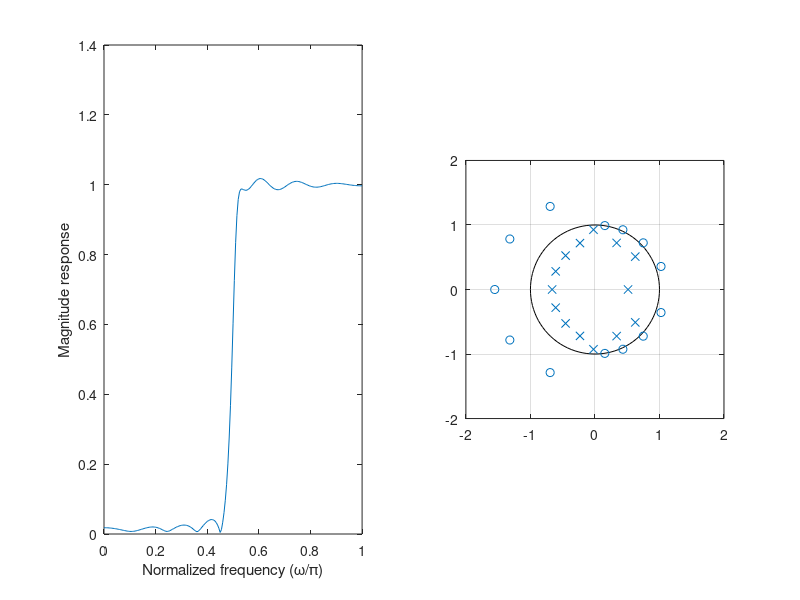

Recreate this plot in MATLAB.
%
% Design of IIR Digital Filter
%
clear all;
clc;
%
n=14; % 分母個數
m=14; % 分子個數
ws=0.475*pi; % 高通濾波
wp=0.525*pi; %
delta=0.00001;
epsilon=0.00001;
tau=12;
pointw=10000; % 取樣數
M=100;
%
%
deltaw=pi/pointw;
deltaM=pi/M;
nm=n+m+1; % 係數個數
x=zeros(nm,1);
j=0+i;
%
%
pointpass=0;
pointstop=0;
PASS=zeros(0,1);
STOP=zeros(0,1);
for iw=0:pointw
    w=iw*deltaw;
    if w>=wp
        pointpass=pointpass+1;
        PASS(pointpass)=w;
    elseif w<=ws
        pointstop=pointstop+1;
        STOP(pointstop)=w;
    end
end
Whp=ones(pointpass,1);
Whs=ones(pointstop,1);
%
%
delta_x=100000;
iter=0;
while delta_x>epsilon
    iter=iter+1
    xk_1=x;
    r=zeros(nm,1);
    Qs=zeros(nm,nm);
    Qp=zeros(nm,nm);
    for ip=1:pointpass
        w=PASS(ip);
        ew=zeros(nm,1);
        for in=1:n
            ew(in)=exp(-j*tau*w)*exp(-j*in*w);
        end
        for im=0:m
            ew(in+im+1)=-exp(-j*im*w);
        end
        r=r+Whp(ip)*real(exp(j*tau*w)*ew);
        Qp=Qp+Whp(ip)*ew*ew';
    end
    for is=1:pointstop
        w=STOP(is);
        ew=zeros(nm,1);
        for im=0:m
            ew(in+im+1)=-exp(-j*im*w);
        end
        Qs=Qs+Whs(is)*ew*ew';
    end
    r=(pi-wp)*r/pointpass;
    Qp=real((pi-wp)*Qp/pointpass);
    Qs=real(ws*Qs/pointstop);
    Q=Qp+Qs;
    %
    %
    B=zeros(M+1,nm);
    for im=0:M
         w=im*deltaM;
         for in=1:n
             B(im+1,in)=-cos(in*w);
         end
    end
    d=(1-delta)*ones(M+1,1);
    %
    %
    x=quadprog(Q,r,B,d);
    a=x(1:n); %分母
    b=x(n+1:nm); %分子
    FR=abs(freqz(b,[1;a],0:pi/200:pi));
    plot(0:1/200:1,FR);
    xlabel('Normalized frequency (\omega/\pi)');
    ylabel('Magnitude response');
    pause;
    %
    %
    for ip=1:pointpass
        w=PASS(ip);
        eaw=zeros(n,1);
        for in=1:n
            eaw(in)=exp(-j*in*w);
        end
        Whp(ip)=1/(abs(1+a'*eaw))^2;
    end
    for is=1:pointstop
        w=STOP(is);
        eaw=zeros(n,1);
        for im=1:n
            eaw(im)=exp(-j*im*w);
        end
        Whs(is)=1/(abs(1+a'*eaw))^2;
    end
    delta_x=norm(x-xk_1)/norm(x)
end
%
FR=abs(freqz(b,[1;a],0:pi/200:pi));
subplot(1,2,1);
plot(0:1/200:1,FR);
xlabel('Normalized frequency (\omega/\pi)');
ylabel('Magnitude response');
%
subplot(1,2,2);
zplane(b',[1;a]');
axis([-2,2,-2,2]);
